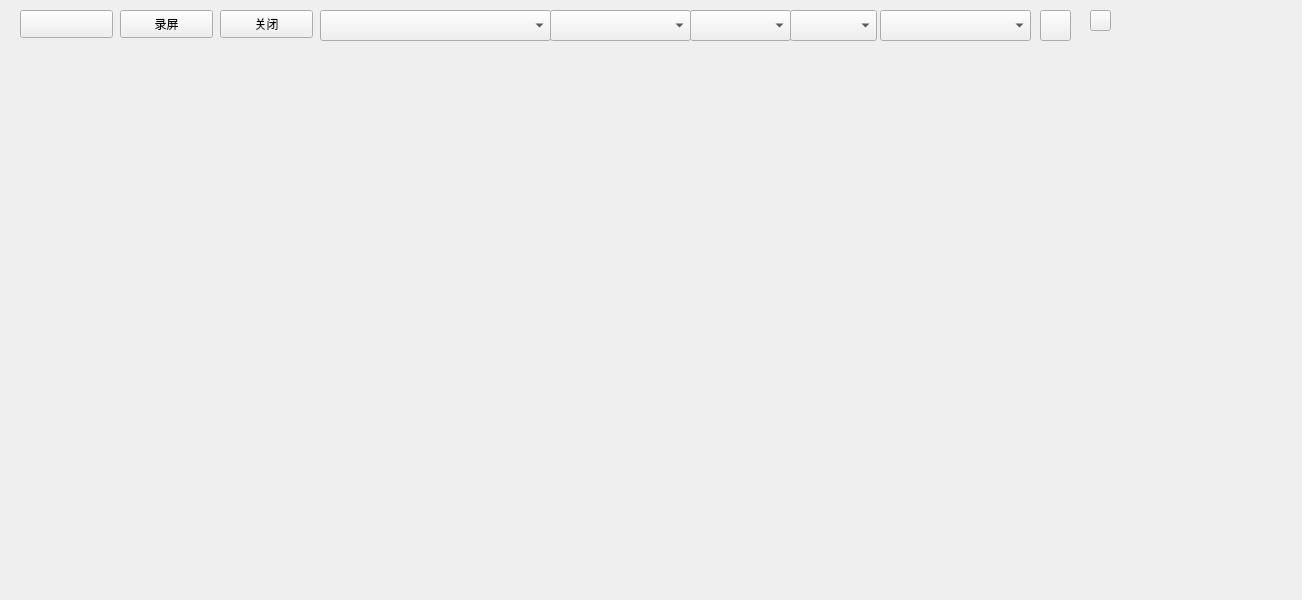
<?xml version="1.0" encoding="UTF-8"?>
<ui version="4.0">
 <class>Widget</class>
 <widget class="QWidget" name="Widget">
  <property name="geometry">
   <rect>
    <x>0</x>
    <y>0</y>
    <width>1302</width>
    <height>600</height>
   </rect>
  </property>
  <property name="windowTitle">
   <string>Widget</string>
  </property>
  <widget class="QPushButton" name="pushButton">
   <property name="geometry">
    <rect>
     <x>220</x>
     <y>10</y>
     <width>93</width>
     <height>28</height>
    </rect>
   </property>
   <property name="text">
    <string>关闭</string>
   </property>
  </widget>
  <widget class="QPushButton" name="pushButton_2">
   <property name="geometry">
    <rect>
     <x>20</x>
     <y>10</y>
     <width>93</width>
     <height>28</height>
    </rect>
   </property>
   <property name="text">
    <string/>
   </property>
  </widget>
  <widget class="QPushButton" name="pushButton_3">
   <property name="geometry">
    <rect>
     <x>120</x>
     <y>10</y>
     <width>93</width>
     <height>28</height>
    </rect>
   </property>
   <property name="text">
    <string>录屏</string>
   </property>
  </widget>
  <widget class="QComboBox" name="comboBox">
   <property name="geometry">
    <rect>
     <x>320</x>
     <y>10</y>
     <width>231</width>
     <height>31</height>
    </rect>
   </property>
   <property name="mouseTracking">
    <bool>false</bool>
   </property>
  </widget>
  <widget class="QPushButton" name="pushButton_4">
   <property name="geometry">
    <rect>
     <x>1040</x>
     <y>10</y>
     <width>31</width>
     <height>31</height>
    </rect>
   </property>
   <property name="text">
    <string notr="true"/>
   </property>
   <property name="icon">
    <iconset>
     <normaloff>image/file.png</normaloff>image/file.png</iconset>
   </property>
   <property name="iconSize">
    <size>
     <width>24</width>
     <height>24</height>
    </size>
   </property>
  </widget>
  <widget class="QComboBox" name="comboBox_2">
   <property name="geometry">
    <rect>
     <x>550</x>
     <y>10</y>
     <width>141</width>
     <height>31</height>
    </rect>
   </property>
  </widget>
  <widget class="QComboBox" name="comboBox_3">
   <property name="geometry">
    <rect>
     <x>690</x>
     <y>10</y>
     <width>101</width>
     <height>31</height>
    </rect>
   </property>
  </widget>
  <widget class="QComboBox" name="comboBox_4">
   <property name="geometry">
    <rect>
     <x>790</x>
     <y>10</y>
     <width>87</width>
     <height>31</height>
    </rect>
   </property>
  </widget>
  <widget class="QComboBox" name="comboBox_5">
   <property name="geometry">
    <rect>
     <x>880</x>
     <y>10</y>
     <width>151</width>
     <height>31</height>
    </rect>
   </property>
  </widget>
  <widget class="QPushButton" name="pushButton_5">
   <property name="geometry">
    <rect>
     <x>1090</x>
     <y>10</y>
     <width>21</width>
     <height>21</height>
    </rect>
   </property>
   <property name="text">
    <string/>
   </property>
  </widget>
 </widget>
 <resources/>
 <connections/>
</ui>
